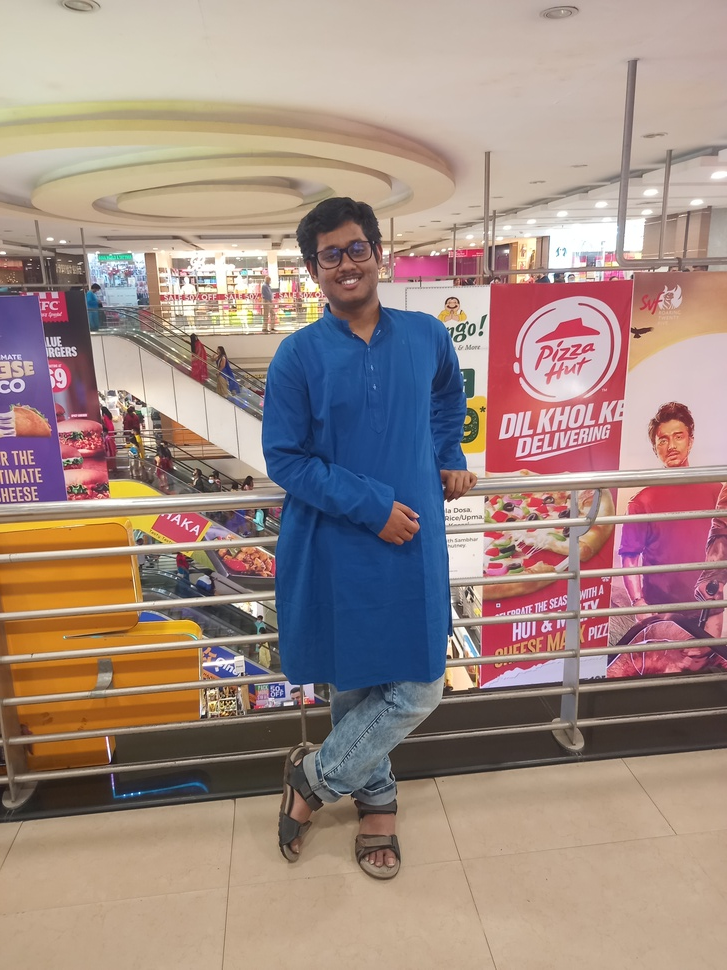
#> input picture 2 - OBJECTDETECTION MODEL/Ref_image_face.jpg, 727 x 970 px, shrunk from 3000 x 4000 before the run
$ python App_main.py
#> lines starting #> are read from the running program, lines starting #| are printed output that depends on the picture; after the words box and inside, x2 and y2 are one past the last pixel; in counts of white or black regions, pixels touching at a corner belong together; long printed decimals are rounded
#> further down, ref_image_face is the input picture: shape (970, 727, 3); mean B, G, R 131.1, 139.1, 160.5
import cv2
import pyttsx3
import threading

# Initialize the pyttsx3 engine
engine = pyttsx3.init()

# Set properties (optional)
engine.setProperty('rate', 150)  # Speed of speech
engine.setProperty('volume', 1)  # Volume (0.0 to 1.0)

# distance from camera to object(face) measured
Known_distance = 76.2

# width of face in the real world or Object Plane
Known_width = 14.3

# Colors
GREEN = (0, 255, 0)
RED = (0, 0, 255)
WHITE = (255, 255, 255)
BLACK = (0, 0, 0)

# defining the fonts
fonts = cv2.FONT_HERSHEY_COMPLEX

# face detector object
face_detector = cv2.CascadeClassifier("Frontal.xml")


# focal length finder function
def Focal_Length_Finder(measured_distance, real_width, width_in_rf_image):
    # finding the focal length
    focal_length = (width_in_rf_image * measured_distance) / real_width
    return focal_length


# distance estimation function
def Distance_finder(Focal_Length, real_face_width, face_width):
    distance = (real_face_width * Focal_Length) / face_width
    return distance


def face_data(image):
    face_width = 0

    # converting color image ot gray scale image
    gray_image = cv2.cvtColor(image, cv2.COLOR_BGR2GRAY)
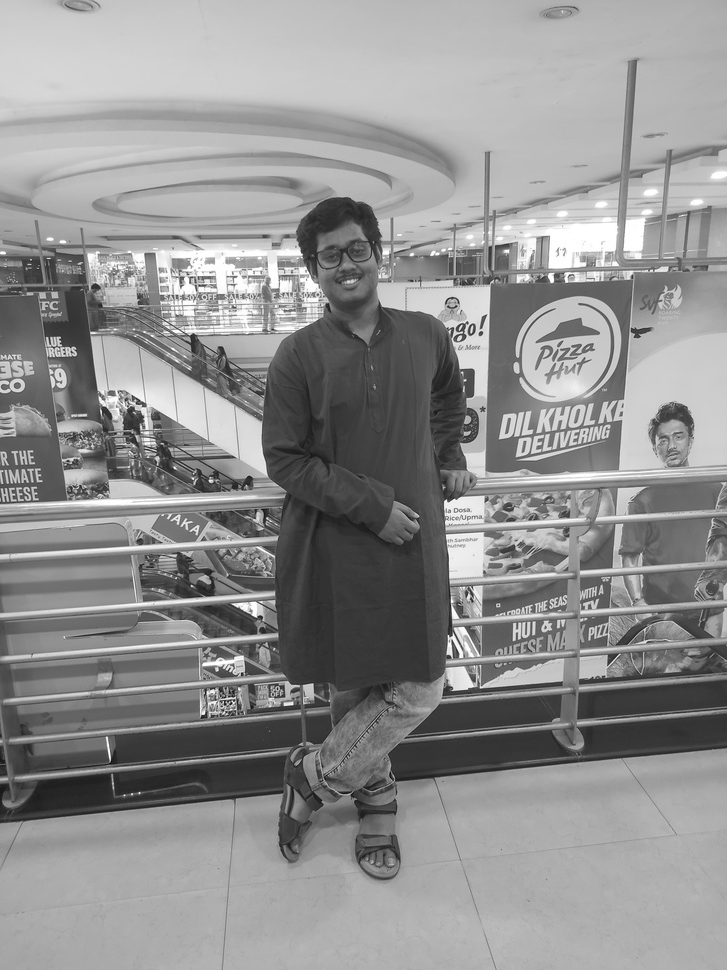
#> gray_image: shape (970, 727); min 15, max 255, mean 144.6

    # detecting face in the image
    faces = face_detector.detectMultiScale(gray_image, 1.3, 5)
#> faces = [[647, 417, 50, 50]]

    # looping through the faces detect in the image
    # getting coordinates x, y , width and height
    for (x, y, h, w) in faces:
        # draw the rectangle on the face
        cv2.rectangle(image, (x, y), (x + w, y + h), GREEN, 2)

        # getting face width in the pixels
        face_width = w
#> this loop made 1 pass
#> (x, y, h, w, face_width) on pass 1: (647, 417, 50, 50, 50)
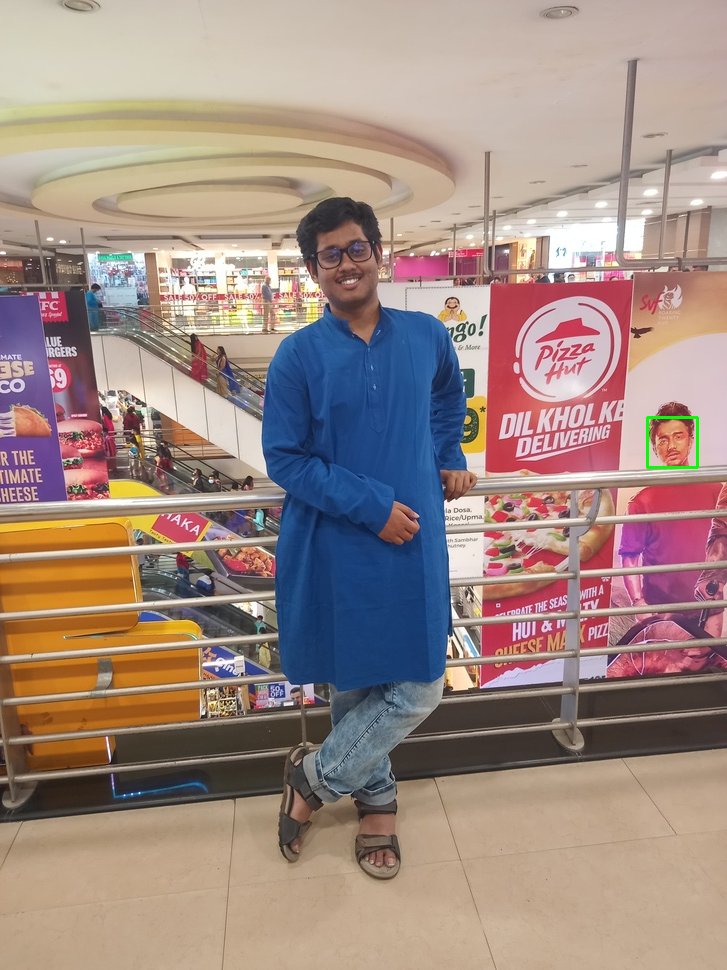
#> image: shape (970, 727, 3); 0.08% of pixels changed, all inside (x1, y1, x2, y2) = (646, 416, 699, 469)

        # return the face width in pixel
    return face_width


# reading reference_image from directory
ref_image_face = cv2.imread("Ref_image_face.jpg")

# find the face width(pixels) in the reference_image
ref_image_face_width = face_data(ref_image_face)
#> ref_image_face_width = 50

# get the focal by calling "Focal_Length_Finder"
Focal_length_found = Focal_Length_Finder(Known_distance, Known_width, ref_image_face_width)
#> in Focal_Length_Finder, `focal_length = (width_in_rf_image * measured_distance) / real_width`: focal_length = 266.4
#> Focal_length_found = 266.4

print(Focal_length_found)
#| 266.434

# initialize the camera object so that we can get frame from it
#> (the run stopped early here; a loop or call above may not have finished)
